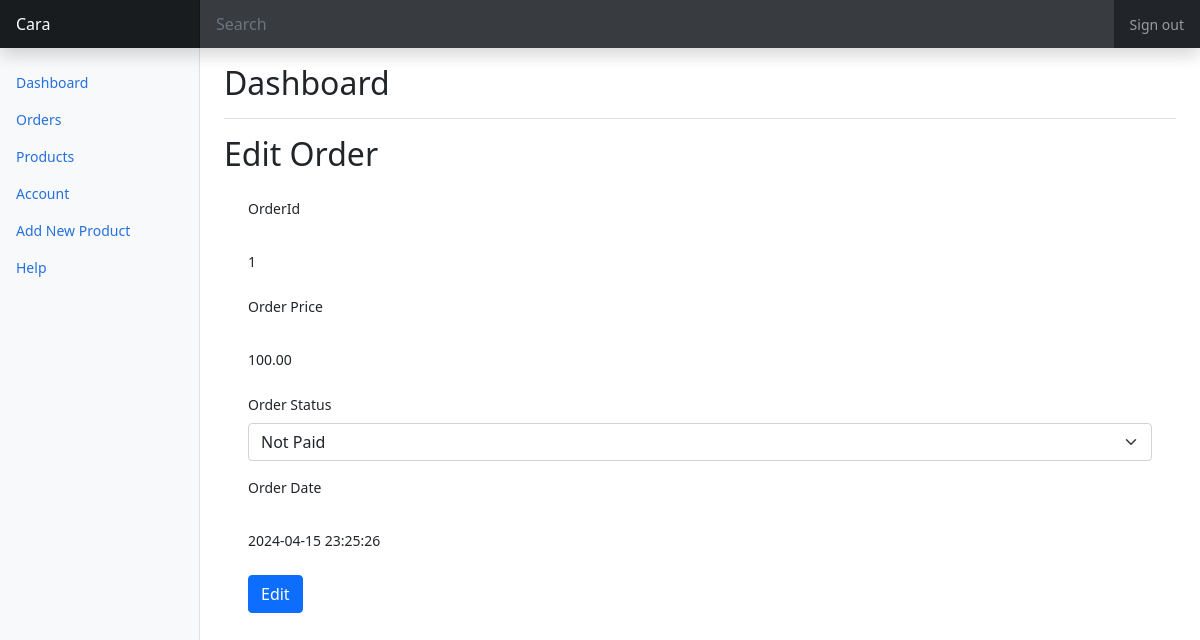
/admin/edit_order.php?order_id=1 (signed in), run on the app's committed database.
### tables this page shows
CREATE TABLE `orders` (
  `order_id` int(11) NOT NULL,
  `order_cost` decimal(6,2) NOT NULL,
  `order_status` varchar(100) NOT NULL DEFAULT 'on_hold',
  `user_id` int(11) NOT NULL,
  `user_phone` int(11) NOT NULL,
  `user_city` varchar(255) NOT NULL,
  `user_address` varchar(255) NOT NULL,
  `order_date` datetime NOT NULL DEFAULT current_timestamp()
);

### admin/edit_order.php (the view, shortened to what this page needs)
<?php include "header.php"; ?>
<?php
if(isset($_GET['order_id'])){
    $order_id = $_GET['order_id'];
    $stmt = $connection->prepare("SELECT * FROM orders WHERE order_id = ?");
    $stmt->bind_param('i', $order_id);
    $stmt->execute();
    $orders = $stmt->get_result();
} else if(isset($_POST['edit_order'])){
    $order_id = $_POST['order_id'];
    $order_status = $_POST['order_status'];
    $order_date = $_POST['order_date'];
    $query = $connection->prepare("UPDATE orders SET order_status = ? WHERE order_id = ?");
    $query->bind_param('si', $order_status, $order_id);
    if($query->execute()){
        header('location: index.php?edit_success_message=Order has been updated successfully');
    } else {
        header('location: index.php?edit_failure_message=Error occurred, try again');
    }
} else {
    header('location: index.php');
    exit;
}
?>
<div class="container-fluid">
    <div class="row">
      <?php include "sidemenu.php"; ?>
        <main class="col-md-9 ms-sm-auto col-lg-10 px-md-4">
            <div class="d-flex justify-content-between flex-wrap flex-md-nowrap align-items-center pt-3 pb-2 mb-3 border-bottom">
                <h1 class="h2">Dashboard</h1>
            </div>
            <h2>Edit Order</h2>
            <div class="table-responsive">
                <div class="mx-auto container">
                    <form id="edit-order-form" method="post" action="edit_order.php">
                        <div class="form-group my-3">
                            <?php foreach($orders as $order){ ?>
                            <label for="order_id" class="form-label"> OrderId </label>
                            <p class="my-4"><?php echo $order['order_id']; ?></p>
                        </div>
                        <div class="form-group mt-3">
                            <label for="order_price" class="form-label"> Order Price </label>
                            <p class="my-4"><?php echo $order['order_cost']; ?></p>
                        </div>
                        <div class="form-group my-3">
                            <label for="order_status" class="form-label"> Order Status </label>
                            <select class="form-select" name="order_status">
                                <option value="not paid <?php if($order['order_status'] == "not paid"){ echo "selected";}?>">Not Paid</option>
                            </select>
                        </div>
                        <div class="form-group my-3">
                            <label for="order_date" class="form-label"> Order Date </label>
                            <p class="my-4"><?php echo $order['order_date']; ?></p>
                        </div>
                        <?php } ?>
                        <div class="form-group mt-3">
                            <button type="submit" class="btn btn-primary" name="edit_order">Edit</button>
                        </div>
                    </form>
                </div>
            </div>
        </main>
    </div>
</div>
  </body>
</html>

### admin/dashboard.css (style rules this page uses)
body { font-size: .875rem; }

### data on the page
orders: order_id "1", order_cost "100.00", order_status "Not Paid", order_date "2024-04-15 23:25:26"
